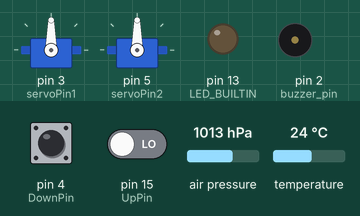
Simulated run of this sketch. Board: Arduino Uno, built with avr-gcc and run on an emulated ATmega328P. Parts: 2 × servo, output pins drawn as LEDs (lit = HIGH), buzzer (waves = sounding, pin HIGH). The inputs (shaded band) are chosen by the test bench; at power-on: pin 4 (DownPin) HIGH, pin 15 (UpPin) LOW, air pressure 1013 hPa, temperature 24 °C. Storage starts empty; what the sketch prints to the serial monitor is not drawn.

Above: at 0.3 s.
Timing chart, 0 to 1.8 s (numbered marks = the images above):
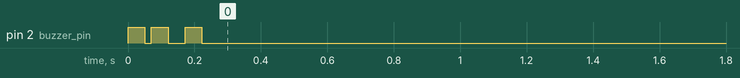

The sketch:

Rocket.ino
```cpp
#define buzzer_pin 2
#define DownPin 4   // концевики
#define UpPin 15    // Джампер
#define servoPin1 3
#define servoPin2 5 //Дальний от платы Ардуино
#define UpButton 16
#define DownButton 17

#include <Servo.h>
#include <SPI.h>
#include <SD.h>
#include <SFE_BMP180.h>  //необходимо докачать
#include <Wire.h>
#include <TimerOne.h>
SFE_BMP180 pressure;     // Объявляем переменную для доступа к SFE_BMP180


float alt, velocity, angle; //alt-altitude
double baseline;
unsigned long StartTime = 0; // Время размыкания джампера

bool firstSave = false;
bool secondSave = false;

bool uBMP180 = false;
bool uCARD = false;
bool uMPU = false;

Servo Servo1;
Servo Servo2;

// массивы для послдених 10 измерений времени и высоты,нужны для вычисления скорости
float preTime[10] = {0,0,0,0,0,0,0,0,0,0};
float prePre[10] = {0,0,0,0,0,0,0,0,0,0};

unsigned time1 = 0;
unsigned time2 = 0;
unsigned long bufTime = 100000;


void beep(int num, int delay_)  // функция работы бузера
{
    for(int i=0;i<num;i++)
    {
        analogWrite(buzzer_pin,1000);
        delay(delay_);
        analogWrite(buzzer_pin,0);
        if(i!=num-1)delay(delay_);
    }
}


double getPressure()
{
    char status;
    double T,P;

    // Необходимо для работы барометра
    status = pressure.startTemperature();
    if (status != 0)
    {
        delay(status);
        status = pressure.getTemperature(T);
        if (status != 0)
        {
            status = pressure.startPressure(3);
            if (status != 0)
            {
                delay(status);
                status = pressure.getPressure(P,T);
                P = P * 0.750064;
                if (status != 0)
                {
                    Serial.println("");
                    return(P);
                }
            }
        }
    }
}


File logfile;
 char filename[] = "000.txt"; //Первоначальное название


void setup()
{
   // Задаём начальные установки

    Serial.begin(9600);
    Serial.println("Start");
    pinMode(LED_BUILTIN, OUTPUT);
    pinMode (DownPin, INPUT_PULLUP);
    pinMode (buzzer_pin, OUTPUT);
    pinMode(servoPin2, OUTPUT);
    pinMode(servoPin1, OUTPUT);
    pinMode(UpButton, INPUT);
    pinMode(DownButton, INPUT);

    Servo1.attach(servoPin1);
    Servo2.attach(servoPin2);
    beep(1,50);
    Wire.begin();


//Проверяем работоспособность датчиков
    if (SD.begin(10))
    {
        uCARD = true;
    }

    if(pressure.begin())
    {
        uBMP180 = true;
    }

    if (!uBMP180)beep(2,50); // 2 бипа если отлетел BMP
    if (!uCARD)beep(3,50);  // 3 бипа если отлетел СД
    else beep(1,50);        //1 бип если все норм


//Проверяем свободные имена
    for (uint8_t i = 0; i < 1000; i++)
    {
        filename[0] = i / 100 + '0';
        filename[1] = i / 10 + '0';
        filename[2] = i % 10 + '0';

        if (! SD.exists(filename))
        {
            break;
        }
    }

    logfile  =  SD.open(filename, FILE_WRITE); //Определение давление на уровне места старта
    baseline = getPressure();
    for(int i = 0; i <= 9; i++) prePre[i] = baseline;
    logfile.print(baseline);
    logfile.println("   ");
    logfile.close();


while(digitalRead(15)) { //проверка стартового джампера

 //Работа кнопок для вращения сервомоторов + отладочное сообщение
    if( digitalRead(UpButton) == LOW){
        Serial.println("Up---");
        Servo1.write(0);
    }

    if( digitalRead(UpButton) == HIGH){
        Serial.println("Up+++");
        Servo1.write(90);
    }

    if( digitalRead(DownButton) == LOW){
        Serial.println("Do---");
        Servo2.write(0);
    }

    if( digitalRead(DownButton) == HIGH){
        Serial.println("Do+++");
        Servo2.write(90);
    }

}
  //  НАЧАЛО ПОЛЕТА t+0.   Создание нового файла на SD карте, запись в него времени старта + отладка
    logfile  =  SD.open(filename, FILE_WRITE);
    StartTime = millis();
    for(int i = 0; i <= 9; i++) preTime[i] = StartTime;
    logfile.println(StartTime);
    logfile.println("START-----------------");
    beep (1,50);
    logfile.close();
}


// Функция записи данных с датчиков на SD карту
void info(){

    logfile  =  SD.open(filename, FILE_WRITE);
    for (byte i = 9; i>0; i--){ preTime[i] = preTime[i-1];}
    for (byte i = 9; i>0; i--){ prePre[i] = prePre[i-1];}
    prePre[0] = getPressure();
    preTime[0] = millis();
    alt = (baseline - prePre[0])*12;
    velocity = (prePre[9] - prePre[0])*12/(preTime[0]/1000 - preTime[9]/1000); // вычисление скорости по средней 10 измерений
    logfile.print(velocity);
    Serial.print(velocity);
    logfile.print("   ");
    logfile.print(preTime[0]);
    logfile.print("   ");
    logfile.print(alt);
    logfile.print("   ");
    logfile.println(prePre[0]);
    logfile.close();
}


void loop(){

    while (100000 > (millis()-StartTime)){ // время полёта

        if (millis() - preTime[0] > 50)               // ОПРОС ДАТЧИКОВ после 50мс
            info();

        if(millis()-StartTime > 4000 && velocity < 10 && firstSave == 0){//Основная система спасения. Условие спасения по скорости
            logfile  =  SD.open(filename, FILE_WRITE);
            logfile.print("VelocitySave");
            logfile.print(millis());
            bufTime = millis();
            Serial.println("StartSaveSystemVelocity");
            logfile.println("StartSaveSystemVelocity");
            logfile.close();
                for(int i = 0; i < 5; i++){
                    Servo1.write(90);
                    delay(500);
                    info();
                }
            firstSave = 1;
        }

        if((millis()-StartTime) > 10500 && firstSave == 0){   // Основная система спасения. Условие спасения по времени
            logfile  =  SD.open(filename, FILE_WRITE);
            logfile.print("StartSaveSystemTime");
            logfile.print(millis());
            logfile.println("StartSaveSystemTime");
            bufTime = millis();
            logfile.close();
                for(int i = 0; i < 5; i++){
                    Servo1.write(90);
                    delay(500);
                    info();
                }
            firstSave = 1;
        }


        if (secondSave == 0 && firstSave == 1 && digitalRead(DownPin) == LOW && (millis()-bufTime > 2500)){//дополнительная система спасения по концевику
            Serial.println("StartReserveSaveSystemEndcap");
            logfile  =  SD.open(filename, FILE_WRITE);
            logfile.println("StartReserveSaveSystemEndcap");
            logfile.print(millis());
            logfile.close();
            Servo2.write(90);
            delay(500);
        }


        if (secondSave == 0 && firstSave == 1 && velocity < (-15) && (millis()-bufTime > 3000)){//дополнительная система cпасения по скорости
            Serial.println("StartReserveSaveSystemVelocity");
            logfile  =  SD.open(filename, FILE_WRITE);
            logfile.println("StartReserveSaveSystemVelocity");
            logfile.print(millis());
            logfile.close();
            Servo2.write(90);
            delay(500);
        }

    }
    beep(1,15000000);      // Поиск по звуку
}
                           
```
